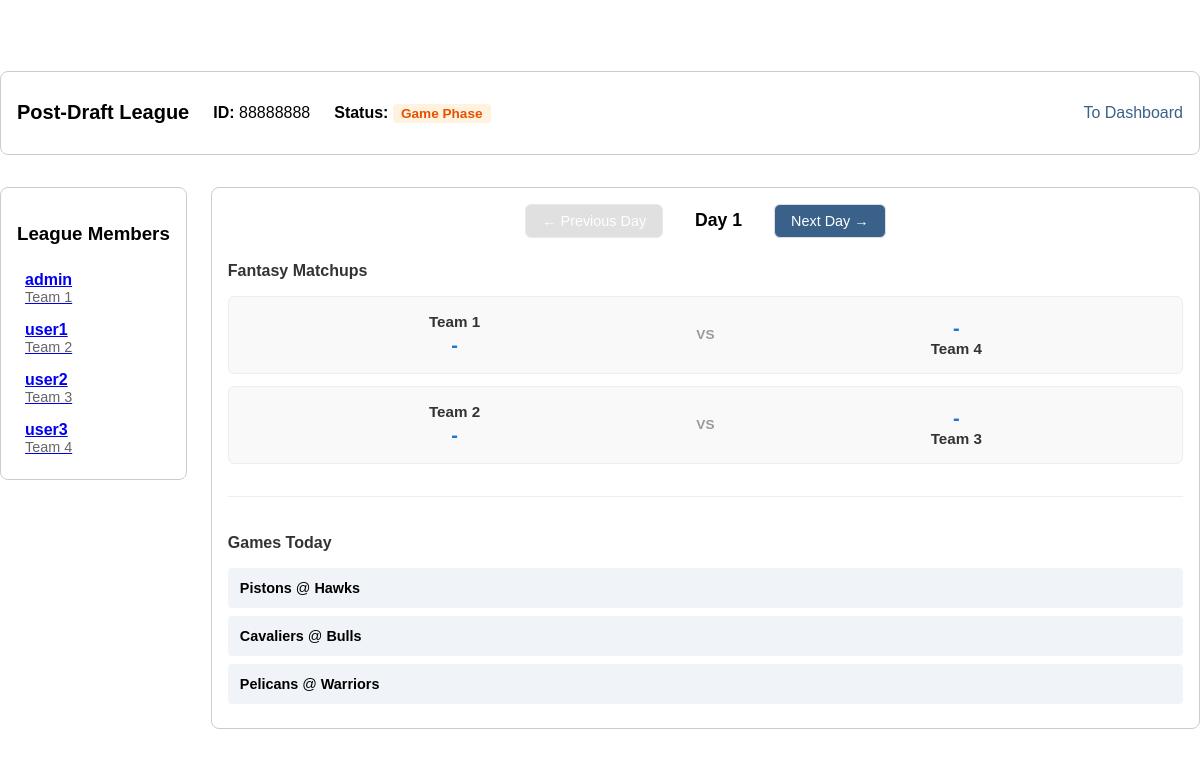
The app's page /league/88888888 with its own data.
### tables this page shows
CREATE TABLE PlayerLeague (
    LID INTEGER PRIMARY KEY,
    draftType TEXT,
    leagueName TEXT,
    ownerAccount INTEGER,
    status TEXT DEFAULT 'initial', current_day INTEGER DEFAULT 1, -- 'initial', 'draft', 'final'
    FOREIGN KEY (ownerAccount) REFERENCES PlayerAccount(accountID)
);

CREATE TABLE PlayerTeam (
    teamID INTEGER PRIMARY KEY,
    LID INTEGER,
    accountID INTEGER,
    teamName TEXT,
    FOREIGN KEY (LID) REFERENCES PlayerLeague(LID),
    FOREIGN KEY (accountID) REFERENCES PlayerAccount(accountID)
);

CREATE TABLE PlayerAccount (
    accountID INTEGER PRIMARY KEY,
    username TEXT UNIQUE,
    email TEXT UNIQUE,
    password TEXT
);

CREATE TABLE PlayerSchedule (
    matchupID INTEGER,
    LID INTEGER,
    week INTEGER,
    T1 INTEGER,
    T2 INTEGER,
    PRIMARY KEY (LID, matchupID),
    FOREIGN KEY (LID) REFERENCES PlayerLeague(LID),
    FOREIGN KEY (T1) REFERENCES PlayerTeam(teamID),
    FOREIGN KEY (T2) REFERENCES PlayerTeam(teamID)
);

CREATE TABLE NBATeam (
    TID INTEGER PRIMARY KEY,
    city TEXT,
    teamname TEXT,
    conference TEXT
);

### app.py (the view, shortened to what this page needs)
@app.route("/league/<int:league_id>")
def league(league_id):
    conn = sqlite3.connect(DB_FILE)
    conn.row_factory = sqlite3.Row
    cursor = conn.cursor()
    cursor.execute(
        """SELECT LID as id, leagueName, status, ownerAccount, draftType, current_day
            FROM PlayerLeague
            WHERE LID = ?""",
        (league_id,)
        )
    league_data = cursor.fetchone()
    cursor.execute(
        """SELECT pt.teamID, pt.teamName as team_name, pa.username as name
            FROM PlayerTeam pt
            JOIN PlayerAccount pa on pt.accountID = pa.accountID
            WHERE pt.LID = ?""",
        (league_id,)
        )
    members = cursor.fetchall()
    current_turn_team_id = None
    if league_data and league_data['status'] == 'started':
        current_turn_team_id = get_current_draft_turn(cursor, league_id)
        if current_turn_team_id is None and league_data['status'] != 'final':
            conn.commit() # Status was updated to final inside get_current_draft_turn
    games = []
    nba_games = []
    current_day = None
    viewed_day = None
    max_day = None
    if league_data and league_data['status'] == 'game':
        current_day = league_data['current_day']
        viewed_day = request.args.get('day', current_day, type=int)
        cursor.execute(
            "SELECT MAX(week) FROM PlayerSchedule WHERE LID = ?",
            (league_id,)
        )
        result = cursor.fetchone()
        max_day = result[0] if result[0] else current_day
        viewed_day = max(1, min(viewed_day, max_day))
        cursor.execute(
            """SELECT ps.matchupID, ps.week, ps.T1, ps.T2,
                      pt1.teamName as team1_name, pt2.teamName as team2_name,
                      pg1.Score as team1_score, pg2.Score as team2_score
               FROM PlayerSchedule ps
               LEFT JOIN PlayerTeam pt1 ON ps.T1 = pt1.teamID
               LEFT JOIN PlayerTeam pt2 ON ps.T2 = pt2.teamID
               LEFT JOIN PlayerGame pg1 ON ps.LID = pg1.LID AND ps.matchupID = pg1.matchupID AND ps.T1 = pg1.teamID
               LEFT JOIN PlayerGame pg2 ON ps.LID = pg2.LID AND ps.matchupID = pg2.matchupID AND ps.T2 = pg2.teamID
               WHERE ps.LID = ? AND ps.week = ?
               ORDER BY ps.matchupID""",
            (league_id, viewed_day)
        )
        games = cursor.fetchall()
        cursor.execute("SELECT MIN(date) FROM NBASchedule")
        first_nba_date_result = cursor.fetchone()
        nba_games = []
        if first_nba_date_result and first_nba_date_result[0]:
            from datetime import datetime, timedelta
            date_str = first_nba_date_result[0].split()[0] if ' ' in first_nba_date_result[0] else first_nba_date_result[0]
            first_nba_date = datetime.strptime(date_str, '%Y-%m-%d')
            nba_date = first_nba_date + timedelta(days=viewed_day - 1)
            nba_date_str = nba_date.strftime('%Y-%m-%d')
            cursor.execute(
                """SELECT nt1.teamname as home_team, nt2.teamname as away_team
                   FROM NBASchedule ns
                   LEFT JOIN NBATeam nt1 ON ns.home = nt1.TID
                   LEFT JOIN NBATeam nt2 ON ns.away = nt2.TID
                   WHERE date(ns.date) = ?
                   ORDER BY ns.GID""",
                (nba_date_str,)
            )
            nba_games = cursor.fetchall()
    search = request.args.get('search', '')
    positions = request.args.getlist('position')
    query = "SELECT * FROM NBAPlayer WHERE playerName Like ?"
    search_parameter = '%' + search + '%'
    params = [search_parameter]
    query += "ORDER BY prevPlayerScore DESC"
    cursor.execute(query, params)
    player_list = cursor.fetchall()[:10]
    conn.close()
    if league_data is None:
        return redirect(url_for('dashboard'))
    return render_template("league.html", league=league_data, members=members,
                           player_list=player_list, current_turn=current_turn_team_id, games=games,
                           current_day=current_day, viewed_day=viewed_day, max_day=max_day, nba_games=nba_games)

### templates/league.html (shortened to what this page needs)
<!DOCTYPE html>
<html lang="en">
<head>
    <link rel="stylesheet" href="{{ url_for('static', filename='style.css') }}">
</head>
<body>
    <div class="league-container">
        <div class="league-header">
            <div class="league-info-group">
                <h1>{{ league.leagueName }}</h1>
                <p class="league-id"><strong>ID:</strong> {{ league.id }}</p>
                <div class="status">
                    <strong>Status:</strong>
                    {% if league.status == 'initial' %}
                        <span class="status-badge status-initial">Initial</span>
                    {% elif league.status == 'started' %}
                        <span class="status-badge status-draft">In Draft</span>
                    {% else %}
                        <span class="status-badge status-game">Game Phase</span>
                    {% endif %}
                </div>
            </div>
            <div class="header-things">
                <a href="{{ url_for('dashboard') }}" class="dashboard-link">To Dashboard</a>
            </div>
        </div>
        <div class="league-main-content">
            <div class="members-bar">
                <h3>League Members</h3>
                <div class="member-list">
                    {% for member in members %}
                        <a  href = {{url_for('view_team', league_id=league.id, team_id=member.teamID)}}>
                        <div class="member-item {% if current_turn and member.teamID == current_turn %}current-turn{% endif %}">
                            <span><strong>{{ member.name }}</strong></span>
                            <span class="member-team">{{ member.team_name }}</span>
                        </div>
                        </a>
                    {% endfor %}
                </div>
            </div>
            {% if league.status == 'game' %}
                <div class="games-section">
                    <div class="games-header">
                        <div class="day-navigation">
                            {% if viewed_day > 1 %}
                                <a href="{{ url_for('league', league_id=league.id, day=viewed_day-1) }}" class="nav-btn prev-btn">← Previous Day</a>
                            {% else %}
                                <button class="nav-btn prev-btn" disabled>← Previous Day</button>
                            {% endif %}
                            <h3>Day {{ viewed_day }}</h3>
                            {% if viewed_day < max_day %}
                                <a href="{{ url_for('league', league_id=league.id, day=viewed_day+1) }}" class="nav-btn next-btn">Next Day →</a>
                            {% else %}
                                <button class="nav-btn next-btn" disabled>Next Day →</button>
                            {% endif %}
                        </div>
                    </div>
                    {% if games %}
                        <div class="games-list">
                            <h4 style="margin-bottom: 1rem; color: #333;">Fantasy Matchups</h4>
                            {% for game in games %}
                                <div class="game-matchup">
                                    <div class="team1">
                                        <span class="team-name">{{ game.team1_name }}</span>
                                        <span class="team-score">{{ game.team1_score or '-' }}</span>
                                    </div>
                                    <div class="vs">VS</div>
                                    <div class="team2">
                                        <span class="team-score">{{ game.team2_score or '-' }}</span>
                                        <span class="team-name">{{ game.team2_name }}</span>
                                    </div>
                                </div>
                            {% endfor %}
                        </div>
                    {% else %}
                        <p style="text-align: center; color: #999; padding: 2rem;">No games scheduled for this day.</p>
                    {% endif %}
                    {% if nba_games %}
                        <div style="margin-top: 2rem; padding-top: 1rem; border-top: 1px solid #eee;">
                            <h4 style="margin-bottom: 1rem; color: #333;">Games Today</h4>
                            <div class="nba-games-list">
                                {% for nba_game in nba_games %}
                                    <div style="background: #f0f4f8; padding: 0.75rem; border-radius: 4px; margin-bottom: 0.5rem; font-size: 0.9rem;">
                                        <strong>{{ nba_game.away_team }}</strong> @ <strong>{{ nba_game.home_team }}</strong>
                                    </div>
                                {% endfor %}
                            </div>
                        </div>
                    {% endif %}
                </div>
            {% endif %}
        </div>
    </div>
</body>
</html>

### static/style.css (style rules this page uses)
body { font-family: sans-serif; display: flex; align-items: center; justify-content: center; min-height: 100vh; margin: 0; }
button:disabled { background-color: #ccc; cursor: not-allowed; }
button { width: 100%; padding: 0.5rem; color: white; border: none; border-radius: 8px; }
.league-container { padding-top: 2rem; padding-bottom: 2rem; width: 100%; max-width: 1200px; margin: 0 auto; }
.league-header { display: flex; justify-content: space-between; align-items: center; background: white; padding: 1rem; border-radius: 8px; margin-bottom: 2rem; border: 1px solid #ccc; }
.league-header h1 { margin: 0; font-size: 1.25rem; }
.league-info-group { display: flex; gap: 1.5rem; align-items: center; }
.league-main-content { display: flex; gap: 1.5rem; align-items: flex-start; }
.members-bar, .player-search-section { background: white; padding: 1rem; border-radius: 8px; border: 1px solid #ccc; }
.status-badge { padding: 2px 8px; border-radius: 4px; font-size: 0.85rem; font-weight: bold; }
.status-game { background-color: #fff3e0; color: #e65100; }
.dashboard-link { color: #3a618a; text-decoration: none; margin-left: 1rem; }
.member-list { margin-top: 1rem; }
.member-item { padding: 0.5rem; display: flex; flex-direction: column; }
.member-team { color: #666; font-size: 0.9rem; }
.games-section { flex: 1; width: 100%; box-sizing: border-box; background: white; padding: 1rem; border-radius: 8px; border: 1px solid #ccc; }
.games-section h3 { margin-top: 0; }
.game-matchup { display: flex; align-items: center; justify-content: space-between; background: #f9f9f9; padding: 1rem; border-radius: 6px; margin-bottom: 0.75rem; border: 1px solid #eee; }
.team1, .team2 { display: flex; flex-direction: column; align-items: center; flex: 1; }
.team1 { text-align: right; padding-right: 1rem; }
.team2 { text-align: left; padding-left: 1rem; }
.team-name { font-weight: bold; font-size: 0.95rem; color: #333; }
.team-score { font-size: 1.25rem; font-weight: bold; color: #1976d2; margin-top: 0.25rem; }
.vs { margin: 0 1rem; color: #999; font-weight: bold; font-size: 0.85rem; }
.games-header { display: flex; justify-content: space-between; align-items: center; margin-bottom: 1.5rem; flex-wrap: wrap; gap: 1rem; }
.day-navigation { display: flex; gap: 1rem; align-items: center; justify-content: center; flex: 1; min-width: 300px; }
.day-navigation h3 { margin: 0; padding: 0 1rem; font-size: 1.1rem; white-space: nowrap; }
.nav-btn { padding: 0.5rem 1rem; border-radius: 6px; border: 1px solid #ddd; background-color: #3a618a; color: white; text-decoration: none; cursor: pointer; font-size: 0.9rem; font-weight: 500; transition: background-color 0.2s, opacity 0.2s; display: inline-block; width: auto; }
.nav-btn:disabled { background-color: #ccc; cursor: not-allowed; opacity: 0.6; width: auto; }

### records on screen
PlayerLeague: leagueName "Post-Draft League", id "88888888"
PlayerTeam: name "admin", team_name "Team 1"
PlayerTeam: name "user1", team_name "Team 2"
PlayerTeam: name "user2", team_name "Team 3"
PlayerTeam: name "user3", team_name "Team 4"
PlayerSchedule: team1_name "Team 1", team1_score "-", team2_score "-", team2_name "Team 4"
PlayerSchedule: team1_name "Team 2", team1_score "-", team2_score "-", team2_name "Team 3"
NBATeam: away_team "Pistons", home_team "Hawks"
NBATeam: away_team "Cavaliers", home_team "Bulls"
NBATeam: away_team "Pelicans", home_team "Warriors"

### other values on screen
{{ viewed_day }} "1"
